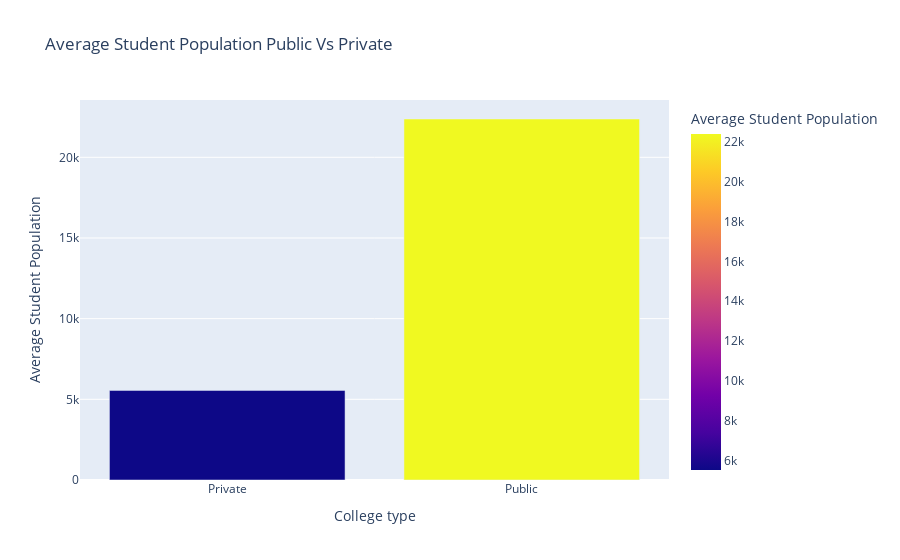

The cell this chart's notebook holds for it:
### Code cell
# Student population Public Vs Private

stu_pop = pd.read_sql('select "Public/Private" as "College type", avg("Student Population") as "Average Student Population" from college group by "College type";', connection)
px.bar(stu_pop, x="College type", y="Average Student Population", title="Average Student Population Public Vs Private", color="Average Student Population")

### Figure 1 — Plotly figure (JSON) as saved in the notebook; plotly's stock layout.template omitted (floating-point values rounded to 4 significant figures)
{"data": [{"alignmentgroup": "True", "hovertemplate": "College type=%{x}<br>Average Student Population=%{marker.color}<extra></extra>", "legendgroup": "", "marker": {"color": [5553.0, 22370.0], "coloraxis": "coloraxis", "pattern": {"shape": ""}}, "name": "", "offsetgroup": "", "orientation": "v", "showlegend": false, "textposition": "auto", "type": "bar", "x": ["Private", "Public"], "xaxis": "x", "y": [5553.0, 22370.0], "yaxis": "y"}], "layout": {"barmode": "relative", "coloraxis": {"colorbar": {"title": {"text": "Average Student Population"}}, "colorscale": [[0, "#0d0887"], [0.1111, "#46039f"], [0.2222, "#7201a8"], [0.3333, "#9c179e"], [0.4444, "#bd3786"], [0.5556, "#d8576b"], [0.6667, "#ed7953"], [0.7778, "#fb9f3a"], [0.8889, "#fdca26"], [1, "#f0f921"]]}, "legend": {"tracegroupgap": 0}, "title": {"text": "Average Student Population Public Vs Private"}, "xaxis": {"anchor": "y", "domain": [0, 1], "title": {"text": "College type"}}, "yaxis": {"anchor": "x", "domain": [0, 1], "title": {"text": "Average Student Population"}}}}
